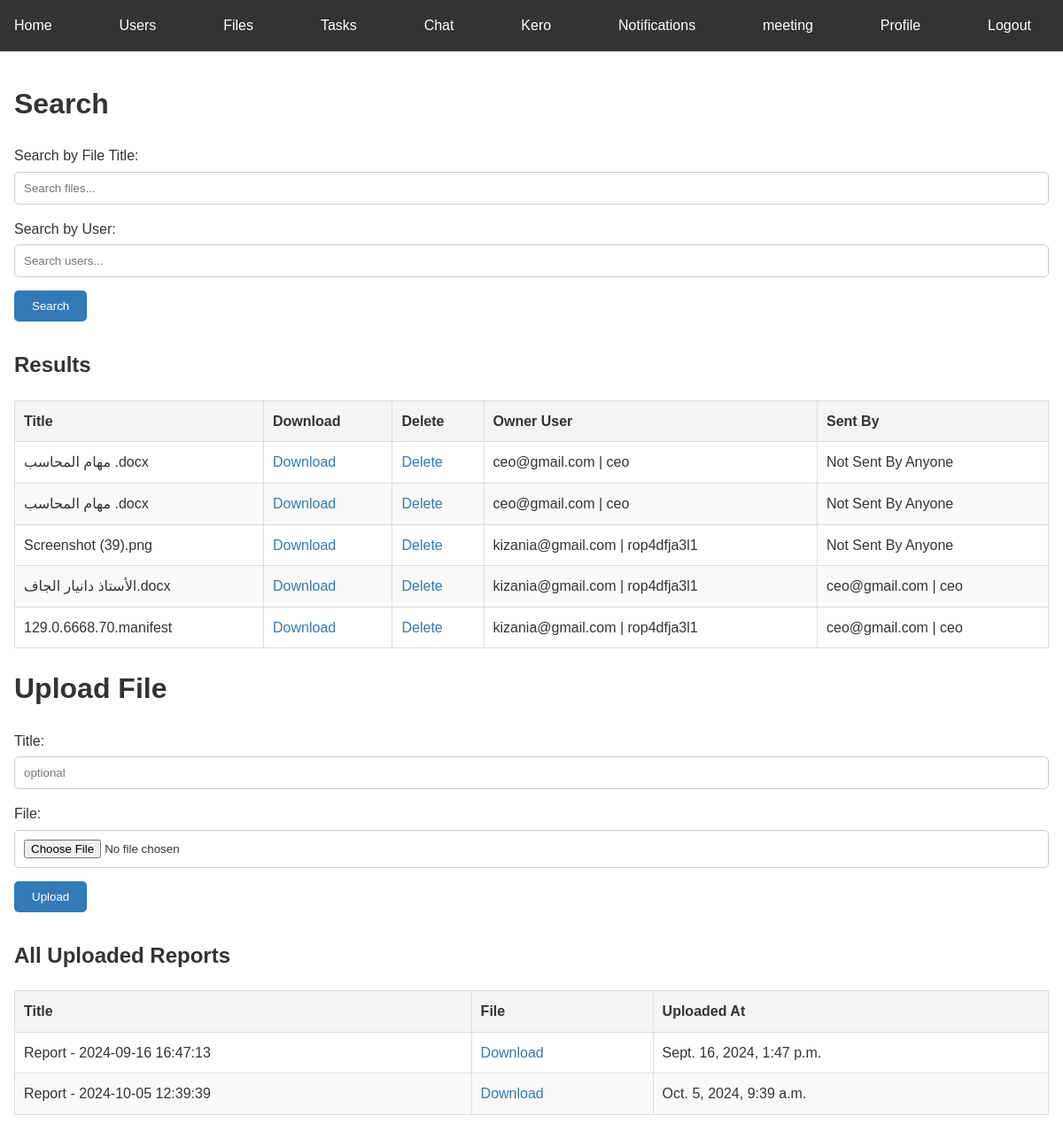
The app's page /ceo_core/file_list/ (signed in) with its own data.
### shared/models.py (models this page shows, shortened)
class File(models.Model):
    title = models.CharField(max_length=255)
    file = models.FileField(upload_to='uploads/files/')  # Directory where files will be uploaded
    uploaded_at = models.DateTimeField(auto_now_add=True)
    owner = models.ForeignKey(User, on_delete=models.SET_NULL, null=True, blank=True, related_name='owned_files')
    sent_by = models.ForeignKey(User, on_delete=models.SET_NULL, null=True, blank=True, related_name='sent_files')

class reports(models.Model):
    title = models.CharField(max_length=255)
    file = models.FileField(upload_to='uploads/reports/')
    uploaded_at = models.DateTimeField(auto_now_add=True)

### root/models.py (models this page shows, shortened)
class User(AbstractBaseUser):
    email = models.EmailField(unique=True, max_length=255)
    username = models.CharField(max_length=50, unique = True)
    first_name = models.CharField(max_length=50,null=True)
    last_name = models.CharField(max_length=50,null=True)
    is_ceo=models.BooleanField(default=False,null=True,blank=True)
    is_active = models.BooleanField(default = True)
    is_staff = models.BooleanField(default = False)
    is_superuser = models.BooleanField(default = False)
    USERNAME_FIELD = 'email'
    REQUIRED_FIELDS = ['username']
    objects = UserManager()

### ceo_core/views.py (the view)
# urls.py: path('file_list/', file_list, name='file_list'),
def file_list(request):
    is_ceo(request)  # Ensure this is implemented to check user roles, if necessary
    search_query = request.GET.get('search', '')
    user_query = request.GET.get('user', '')
    files = File.objects.all()
    if search_query:
        files = files.filter(title__icontains=search_query)
    if user_query:
        matching_users = User.objects.filter(username__icontains=user_query)
        files = files.filter(owner__in=matching_users)
    reports_list = reports.objects.all()
    return render(request, 'file_list.html', {
        'files': files,
        'results': files,
        "reports_list":reports_list
    })

### helpers.py (called while the page is built)
def is_ceo(request):
    if not request.user.is_authenticated:
        raise PermissionDenied("Login & Try Again")
    if not request.user.is_ceo:
        raise PermissionDenied("Only CEO members allowed")

### ceo_core/templates/file_list.html (shortened to what this page needs)
{% load static %}
<!DOCTYPE html>
<html lang="en">
<head>
</head>
<body>
    <header class="header">
        <nav class="navbar">
            <div class="container">
                <ul class="nav-list">
                    {% if request.user.is_authenticated %}
                        <li><a href="{% url 'ceoindex' %}">Home</a></li>
                        <li><a href="{% url 'signup' %}">Users</a></li>
                        <li><a href="{% url 'file_list' %}">Files</a></li>
                        <li><a href="{% url 'asignTask' %}">Tasks</a></li>
                        <li><a href="{% url 'user_list' %}">Chat</a></li>
                        <li><a href="{% url 'ai' %}">Kero</a></li>
                        <li><a href="{% url 'notifications' %}">Notifications</a></li>
                        <li><a href="{% url 'videosetup' %}">meeting</a></li>
                        <li><a href="{% url 'ceo_profile' %}">Profile</a></li>
                        <li><a href="{% url 'logout' %}">Logout</a></li>
                    {% endif %}
                </ul>
            </div>
        </nav>
    </header>
    <main class="main-content">
        <h1>Search</h1>
        <form method="get" action="{% url 'file_list' %}">
            <div class="form-group">
                <label for="search">Search by File Title:</label>
                <input type="text" id="search" name="search" value="{{ request.GET.search }}" placeholder="Search files...">
            </div>
            <div class="form-group">
                <label for="user">Search by User:</label>
                <input type="text" id="user" name="user" placeholder="Search users...">
            </div>
            <button type="submit" class="btn-primary">Search</button>
        </form>
        <h2>Results</h2>
        <table>
            <thead>
                <tr>
                    <th>Title</th>
                    <th>Download</th>
                    <th>Delete</th>
                    <th>Owner User</th>
                    <th>Sent By</th>
                </tr>
            </thead>
            <tbody>
                {% if results %}
                    {% for result in results %}
                    <tr>
                        <td>{{ result.title }}</td>
                        <td><a href="{% url 'file_download' result.id %}">Download</a></td>
                        <td><a href="{% url 'file_delete' result.id %}" onclick="return confirm('Are you sure you want to delete this file?');">Delete</a></td>
                        <td>{{ result.owner.email }} | {{ result.owner.username }}</td>
                        <td>
                            {% if result.sent_by %}
                                {{ result.sent_by.email }} | {{ result.sent_by.username }}
                            {% else %}
                                Not Sent By Anyone
                            {% endif %}
                        </td>
                    </tr>
                    {% empty %}
                    <tr>
                        <td colspan="5">No results found.</td>
                    </tr>
                    {% endfor %}
                {% else %}
                <tr>
                    <td colspan="5">No files available.</td>
                </tr>
                {% endif %}
            </tbody>
        </table>
        <h1>Upload File</h1>
        <form method="post" enctype="multipart/form-data" action="{% url 'file_upload' %}">
            <div class="form-group">
                <label for="title">Title:</label>
                <input type="text" id="title" name="title" placeholder="optional">
            </div>
            <div class="form-group">
                <label for="file">File:</label>
                <input type="file" id="file" name="file" required>
            </div>
            <button type="submit" class="btn-primary">Upload</button>
        </form>
        <h2>All Uploaded Reports</h2>
        <table>
            <thead>
                <tr>
                    <th>Title</th>
                    <th>File</th>
                    <th>Uploaded At</th>
                </tr>
            </thead>
            <tbody>
                {% for file_ in reports_list %}
                <tr>
                    <td>{{ file_.title }}</td>
                    <td><a href="{{ file_.file.url }}">Download</a></td>
                    <td>{{ file_.uploaded_at }}</td>
                </tr>
                {% endfor %}
            </tbody>
        </table>
    </main>
</body>
</html>

### ceo_core/templates/file_list.html (style rules this page uses)
* { box-sizing: border-box; margin: 0; padding: 0; }
body { font-family: Arial, sans-serif; line-height: 1.6; color: #333; margin: 0; padding: 0; }
.header { background-color: #333; color: #fff; padding: 1rem; text-align: center; position: fixed; top: 0; left: 0; width: 100%; z-index: 1000; }
.navbar { max-width: 1200px; margin: 0 auto; }
.nav-list { list-style: none; margin: 0; padding: 0; display: flex; justify-content: space-between; }
.nav-list li { margin-right: 20px; }
.nav-list a { color: #fff; text-decoration: none; transition: color 0.2s ease; }
.main-content { max-width: 1200px; margin: 60px auto 20px; padding: 2rem 1rem; }
h1, h2, h3 { margin-bottom: 20px; font-weight: bold; }
form { margin-bottom: 30px; }
.form-group { margin-bottom: 15px; }
.form-group label { display: block; margin-bottom: 5px; }
.form-group input[type="text"], .form-group input[type="file"] { width: 100%; padding: 10px; border: 1px solid #ccc; border-radius: 5px; }
.btn-primary { background-color: #337ab7; color: #fff; padding: 10px 20px; border: none; border-radius: 5px; cursor: pointer; text-decoration: none; transition: background-color 0.2s ease; }
table { width: 100%; border-collapse: collapse; margin-bottom: 20px; }
table th, table td { padding: 10px; border: 1px solid #ddd; text-align: left; }
table th { background-color: #f4f4f4; font-weight: bold; }
table tr:nth-child(even) { background-color: #f9f9f9; }
table a { color: #337ab7; text-decoration: none; }

### records on screen
File: title "مهام المحاسب .docx", owner.email "ceo@gmail.com", owner.username "ceo", shows "Not Sent By Anyone"
File: title "مهام المحاسب .docx", owner.email "ceo@gmail.com", owner.username "ceo", shows "Not Sent By Anyone"
File: title "Screenshot (39).png", owner.email "kizania@gmail.com", owner.username "rop4dfja3l1", shows "Not Sent By Anyone"
File: title "الأستاذ دانيار الجاف.docx", owner.email "kizania@gmail.com", owner.username "rop4dfja3l1", sent_by.email "ceo@gmail.com", sent_by.username "ceo"
File: title "129.0.6668.70.manifest", owner.email "kizania@gmail.com", owner.username "rop4dfja3l1", sent_by.email "ceo@gmail.com", sent_by.username "ceo"
reports: title "Report - 2024-09-16 16:47:13", uploaded_at "Sept. 16, 2024, 1:47 p.m."
reports: title "Report - 2024-10-05 12:39:39", uploaded_at "Oct. 5, 2024, 9:39 a.m."
